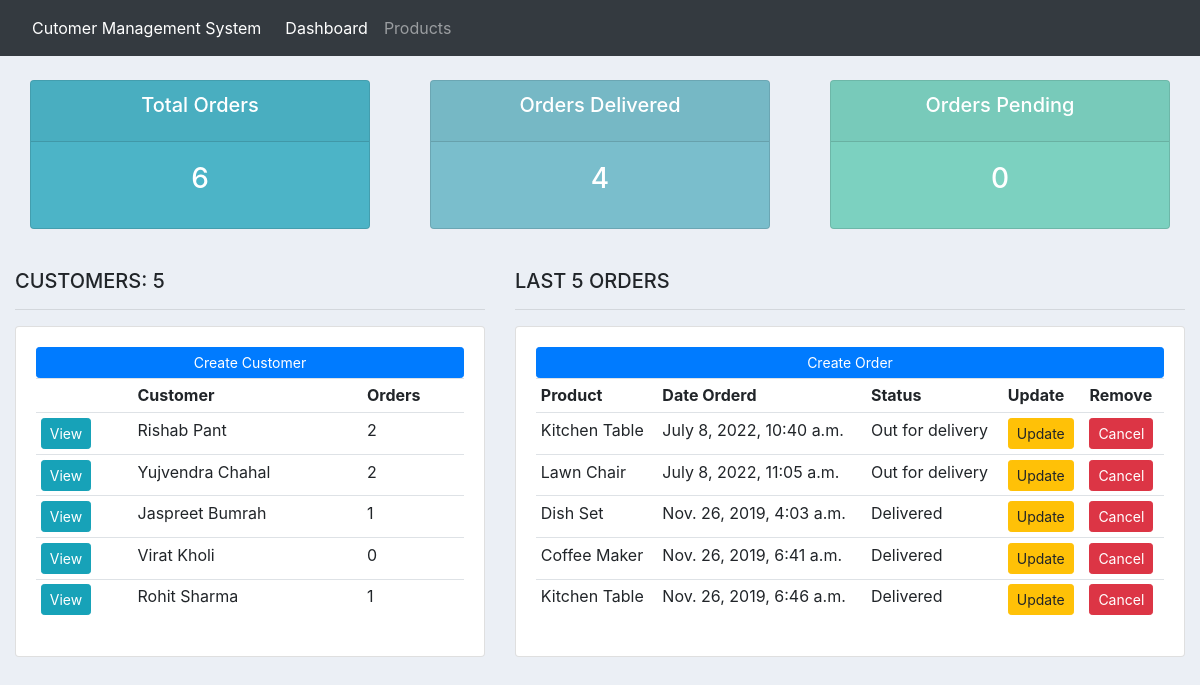
The page / on the database its author committed.
### accounts/models.py (models this page shows, shortened)
class Customer(models.Model):
	name = models.CharField(max_length=200, null=True)
	phone = models.CharField(max_length=200, null=True)
	email = models.CharField(max_length=200, null=True)
	date_created = models.DateTimeField(auto_now_add=True, null=True, blank=True)
	@property
	def orders(self):
		order_count = self.order_set.all().count()
		return str(order_count)

class Order(models.Model):
	STATUS = (
			('Pending', 'Pending'),
			('Out for delivery', 'Out for delivery'),
			('Delivered', 'Delivered'),
			)
	customer = models.ForeignKey(Customer, on_delete= models.SET_NULL, null=True)
	product = models.ForeignKey(Product, on_delete= models.SET_NULL, null=True)
	date_created = models.DateTimeField(auto_now_add=True, null=True, blank=True)
	status = models.CharField(max_length=200, null=True, choices=STATUS)

class Product(models.Model):
	CATEGORY = (
			('Indoor', 'Indoor'),
			('Out Door', 'Out Door'),
			)
	name = models.CharField(max_length=200, null=True)
	price = models.FloatField(null=True)
	category = models.CharField(max_length=200, null=True, choices=CATEGORY)
	description = models.TextField()
	date_created = models.DateTimeField(auto_now_add=True, null=True, blank=True)
	def __str__(self):
		return self.name

### accounts/views.py (the view)
# urls.py: path('', views.dashBoard, name="dashboard"),
def dashBoard(request):
	orders = Order.objects.all().order_by('-status')[0:5]
	customers = Customer.objects.all()
	total_customers = customers.count()
	total_orders = Order.objects.all().count()
	delivered = Order.objects.filter(status='Delivered').count()
	pending = Order.objects.filter(status='Pending').count()
	context = {'customers':customers, 'orders':orders,
	'total_customers':total_customers,'total_orders':total_orders,
	'delivered':delivered, 'pending':pending}
	return render(request, 'accounts/dashboard.html', context)

### accounts/templates/accounts/dashboard.html
{% extends 'accounts/main_template.html' %}
{% load static %}
{% block content %}
{% include 'accounts/status_row.html' %}
<br>
<div class="row">
	<div class="col-md-5">
		<h5>CUSTOMERS: {{total_customers}}</h5>
		<hr>
		<div class="card card-body">
			<a class="btn btn-primary  btn-sm btn-block" href="">Create Customer</a>
			<table class="table table-sm">
				<tr>
					<th></th>
					<th>Customer</th>
					<th>Orders</th>
				</tr>
				{% for customer in customers %}
					<tr>
						<td><a href="{% url 'customer' customer.id %}" class="btn btn-sm btn-info">View</a></td>
						<td>{{customer.name}}</td>
						<td>{{customer.orders}}</td>
					</tr>
				{% endfor %}
			</table>
		</div>
	</div>
	<div class="col-md-7">
		<h5>LAST 5 ORDERS</h5>
		<hr>
		<div class="card card-body">
			<a class="btn btn-primary  btn-sm btn-block" href="{% url 'create_order' %}">Create Order</a>
			<table class="table table-sm">
				<tr>
					<th>Product</th>
					<th>Date Orderd</th>
					<th>Status</th>
					<th>Update</th>
					<th>Remove</th>
				</tr>
				{% for order in orders %}
					<tr>
						<td>{{order.product}}</td>
						<td>{{order.date_created}}</td>
						<td>{{order.status}}</td>
						<td><a class="btn btn-sm btn-warning" href="{% url 'update_order' order.id %}">Update</a></td>
						<td><a class="btn btn-sm btn-danger" href="{% url 'delete_order' order.id %}">Cancel</a></td>
					</tr>
				{% endfor %}
			</table>
		</div>
	</div>
</div>
{% endblock content %}

### accounts/templates/accounts/main_template.html (shortened to what this page needs)
{% load static %}
<!DOCTYPE html>
<html>
<head>
	<link rel="stylesheet" href="https://stackpath.bootstrapcdn.com/bootstrap/4.3.1/css/bootstrap.min.css">
	<link href="{% static '/css/main.css'  %}" rel="stylesheet" type="text/css">
</head>
<body>
	{% include 'accounts/navbar.html' %}
	<div class="container-fluid">
	{% block content %}
	{% endblock content %}
	</div>
</body>
</html>

### accounts/templates/accounts/navbar.html (shortened to what this page needs)
{% load static %}
<nav class="navbar navbar-expand-lg navbar-dark bg-dark">
  <a class="nav-link" href="{% url 'dashboard' %}"
    style="color: white;"
  >
    Cutomer Management System
  </a>
  <div class="collapse navbar-collapse" id="navbarSupportedContent">
    <ul class="navbar-nav mr-auto">
      <li class="nav-item active">
        <a class="nav-link" href="{% url 'dashboard' %}">Dashboard</a>
      </li>
      <a class="nav-link" href="{% url 'products' %}">Products</a>
    </ul>
  </div>
</nav>

### accounts/templates/accounts/status_row.html
<br>
<div class="row">
	<div class="col">
		<div class="col-md">
			<div class="card text-center text-white  mb-3" id="total-orders">
			  	<div class="card-header">
			  		<h5 class="card-title">Total Orders</h5>
			  	</div>
			  	<div class="card-body">
			    	<h3 class="card-title">{{total_orders}}</h3>
			  	</div>
			</div>
		</div>
	</div>
	<div class="col">
		<div class="col-md">
			<div class="card text-center text-white  mb-3" id="orders-delivered">
			  	<div class="card-header">
			  		<h5 class="card-title">Orders Delivered</h5>
			  	</div>
			  	<div class="card-body">
			    	<h3 class="card-title">{{delivered}}</h3>
			  	</div>
			</div>
		</div>
	</div>
	<div class="col">
		<div class="col-md">
			<div class="card text-center text-white  mb-3" id="orders-pending">
			  	<div class="card-header">
			  		<h5 class="card-title">Orders Pending</h5>
			  	</div>
			  	<div class="card-body">
			    	<h3 class="card-title">{{pending}}</h3>
			  	</div>
			</div>
		</div>
	</div>
</div>

### static/css/main.css (style rules this page uses)
body { background-color: #ebeff5; }
#total-orders { background-color: #4cb4c7; }
#orders-delivered { background-color: #7abecc; }
#orders-pending { background-color: #7CD1C0; }

### rows shown on the page
Customer: name "Rishab Pant", orders "2"
Customer: name "Yujvendra Chahal", orders "2"
Customer: name "Jaspreet Bumrah", orders "1"
Customer: name "Virat Kholi", orders "0"
Customer: name "Rohit Sharma", orders "1"
Order: product "Kitchen Table", date_created "July 8, 2022, 10:40 a.m.", status "Out for delivery"
Order: product "Lawn Chair", date_created "July 8, 2022, 11:05 a.m.", status "Out for delivery"
Order: product "Dish Set", date_created "Nov. 26, 2019, 4:03 a.m.", status "Delivered"
Order: product "Coffee Maker", date_created "Nov. 26, 2019, 6:41 a.m.", status "Delivered"
Order: product "Kitchen Table", date_created "Nov. 26, 2019, 6:46 a.m.", status "Delivered"

### other values the page prints
{{ total_orders }} "6"
{{ delivered }} "4"
{{ pending }} "0"
{{ total_customers }} "5"
